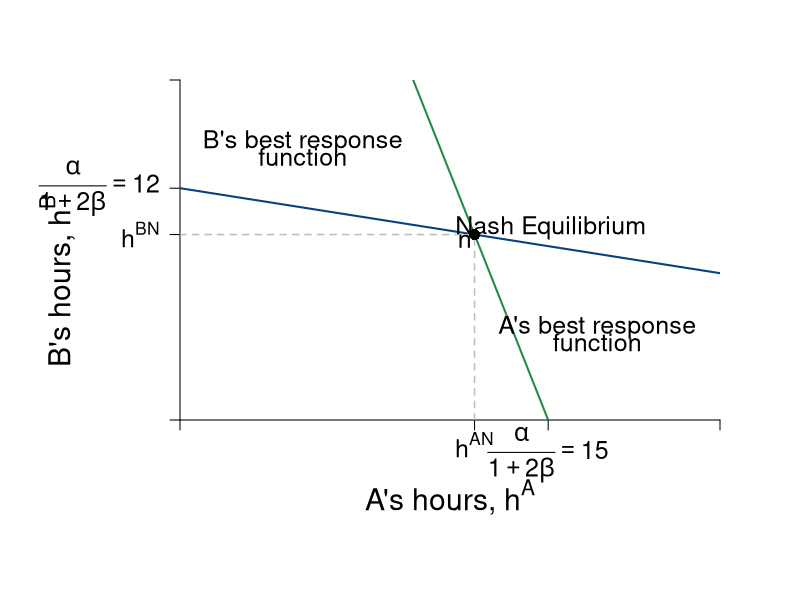

Here is the R script that generated this plot:
require(shape)
pdf(file = "coordination_failures/coord_brfs_only_cournot.pdf", width = 9, height = 7)

#Set parameters for graphics
pointsize <- 1.8
axislabelsize <- 1.8
labelsize <- 1.5
namesize <- 1.8
annotatesize <- 1.5
graphlinewidth <- 2
segmentlinewidth <- 1.5

COL <- c("#7fc97f", "#beaed4", "#fdc086", "#ffff99", "#386cb0", "#f0027f", "#bf5b17", "#666666")
COLA <- c("#99d8c9","#66c2a4","#41ae76", "#238b45", "#005824")
COLB <- c("#4eb3d3", "#2b8cbe", "#0868ac","#084081")

par(mar =  c(9, 9, 4, 4))

uA <- function(ea, eb, alpha = 30, beta = 1/2) {
  (alpha - beta*(ea+eb))*ea - 0.5*(ea)^2
}

uB <- function(ea, eb, alpha = 30, beta = 1/2) {
  (alpha - beta*(ea+eb))*eb - 0.5*(eb)^2
}

brfB <- function(ea, alpha = 30, beta = 1/2) {
  (alpha - beta*ea)/(1 + 2*beta)
}

brfA <- function(ea, alpha = 30, beta = 1/2) {
  (alpha - ea*(1 + 2*beta))/(beta)
}

brfPE <- function(ea, alpha = 30, beta = 1/8) {
  alpha*(1 - beta*ea)
}

hANE <- function(alpha, beta = 1/2){
  alpha/(1 + 3*beta)
}

intercept1 <- function(alpha, beta = 1/2){
  alpha/(1 + 2*beta)
}

xlims <- c(0, 22)
ylims <- c(0, 22)

npts <- 501 

plot(0, 0, xlim = xlims, ylim = ylims, type = "n",
     xlab = expression(paste("")),
     ylab = expression(paste("")), 
     xaxt = "n", 
     yaxt = "n", 
     cex.lab = axislabelsize, 
     bty = "n",
     xaxs="i", 
     yaxs="i")

ticksy <- c(0, hANE(alpha = 30), intercept1(alpha = 30), ylims[2])
ylabels <- c(NA,  expression(paste(h^{BN})), expression(paste(frac(alpha, 1 + 2*beta) == 12)), NA)
ticksx <- c(0, hANE(alpha = 30), intercept1(alpha = 30), xlims[2])
xlabels <- c(NA, expression(paste(h^{AN})), expression(paste(frac(alpha, 1 + 2*beta) == 15)), NA)

axis(1, at = ticksx,  pos = 0, labels = FALSE)
text(x = c(0, hANE(alpha = 30), intercept1(alpha = 30), xlims[2]), par("usr")[3] - 0.4, labels = xlabels, srt = 0, pos = 1, xpd = TRUE, cex = labelsize)

axis(2, at = ticksy, pos = 0, labels = ylabels, las = 1, cex.axis = labelsize)

npts <- 500 
xx1 <- seq(xlims[1], xlims[2], length.out = npts)
xx2 <- seq(9.4, 10.55, length.out = npts)


lines(xx1, brfA(xx1, alpha = 30, beta = 1/2), col = COLA[4], lwd = graphlinewidth)
lines(xx1, brfB(xx1, alpha = 30, beta = 1/2), col = COLB[4], lwd = graphlinewidth)


text(0.5*xlims[2], -5, expression(paste("A's hours, ", h^A)), xpd = TRUE, cex = axislabelsize)
text(-5, 9, expression(paste("B's hours, ", h^B)), xpd = TRUE, cex = axislabelsize, srt = 90) 


segments(0, 12, 12, 12, lty = 2, col = "gray" , lwd = segmentlinewidth)
segments(12, 0, 12, 12, lty = 2, col = "gray" , lwd = segmentlinewidth)


#Label Nash Equilibrium 
points(hANE(alpha = 30), hANE(alpha = 30), pch = 16, col = "black", cex = 1.5)
text(hANE(alpha = 31.5) + 2.5, hANE(alpha = 30) + 0.4, expression(paste("Nash Equilibrium")), cex = labelsize)
text(hANE(alpha = 30) - 0.4, hANE(alpha = 30) - 0.4, expression(paste(n)), cex = labelsize)


#B's brf
text(5, 18, expression(paste("B's best response")), cex = labelsize)
text(5, 17, expression(paste("function")), cex = labelsize)
#text(5, 15.2, expression(paste(h^B*(h^A) == frac(alpha - beta*h^A, 1 + 2*beta) )), cex = labelsize)

#A's brf
text(17, 6, expression(paste("A's best response")), cex = labelsize)
text(17, 5, expression(paste("function")), cex = labelsize)
#text(17, 3.2, expression(paste(h^A*(h^B) == frac(alpha - beta*h^B, 1 + 2*beta) )), cex = labelsize)


dev.off()
